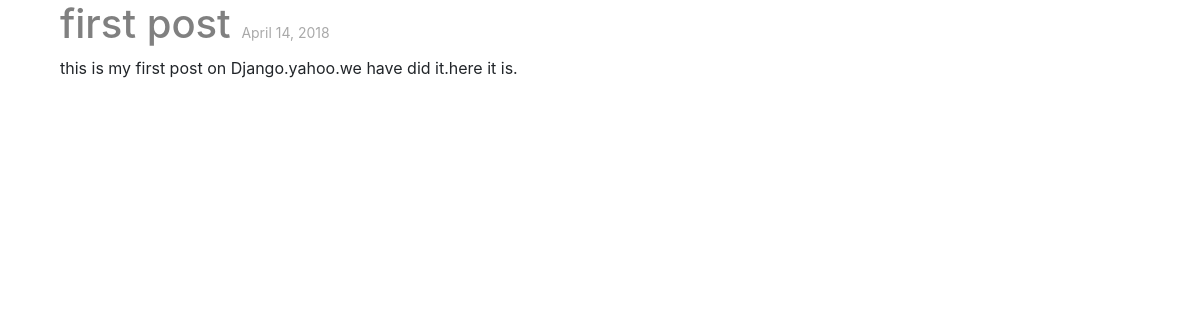
The app's page /1/, older data.
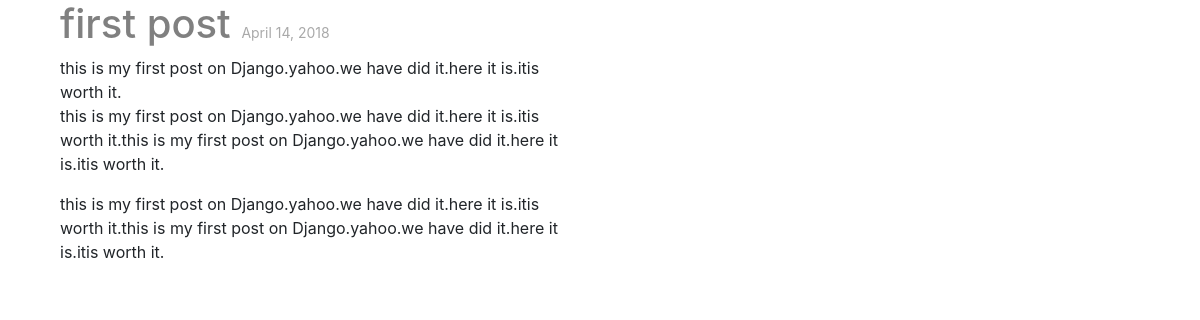
The same page, newer data.
### posts/models.py (models this page shows, shortened)
class Post(models.Model):
    title = models.CharField(max_length= 250)
    content = models.TextField()
    timestamp = models.DateField(auto_now=False,auto_now_add=True)
    updated = models.DateField(auto_now=True,auto_now_add=False)

### posts/views.py (the view)
# urls.py: url(r'^(?P<id>\d+)/$',views.post_detail,name="detail"),
def post_detail(request,id=None):
    instance = get_object_or_404(Post,id=id)
    context={
         "objs":instance,
         "title":instance.title
    }
    return render(request,'post_detail.html',context)

### posts/templates/post_detail.html (shortened to what this page needs)
{% extends "base.html" %}
{% block content %}
    <div class="col-sm-6 col-sm-offset-3">
        <h1>{{ title }} <small>{{ objs.timestamp }}</small></h1>
        {{ objs.content |linebreaks }}<br>
    </div>
{% endblock content %}

Row changes from the older to the newer data that the page shows:
changed Post "first post": content "this is my first post on Django.yahoo.we have did it.here it is." → "…have did it.here it is.itis worth it. this is my first post on Django.yahoo.we have did it.here it is.itis worth it.this is my first post on Django.yahoo.we have did it.here it is.itis worth it. this is my first post on Django.yahoo.we have did it.here it is.itis worth it.this is my first post on Django.yahoo.we have did it.here it is.itis worth it."
